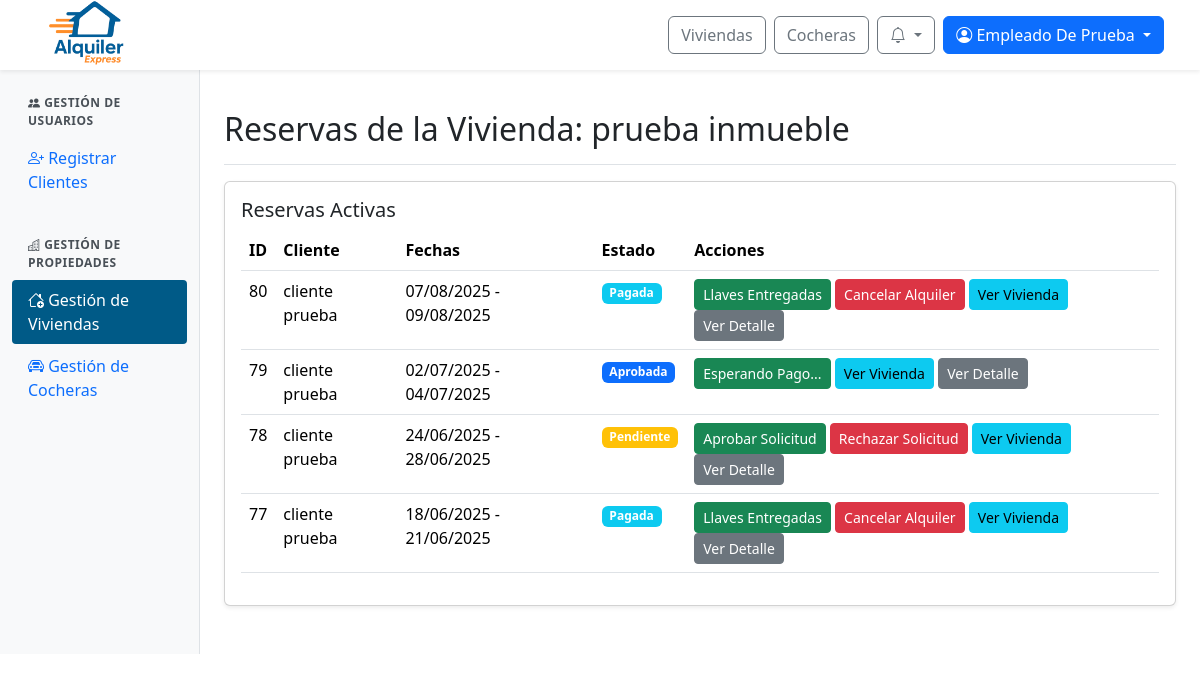
The app's page /panel/inmuebles/reservas/4/ (signed in), older data.
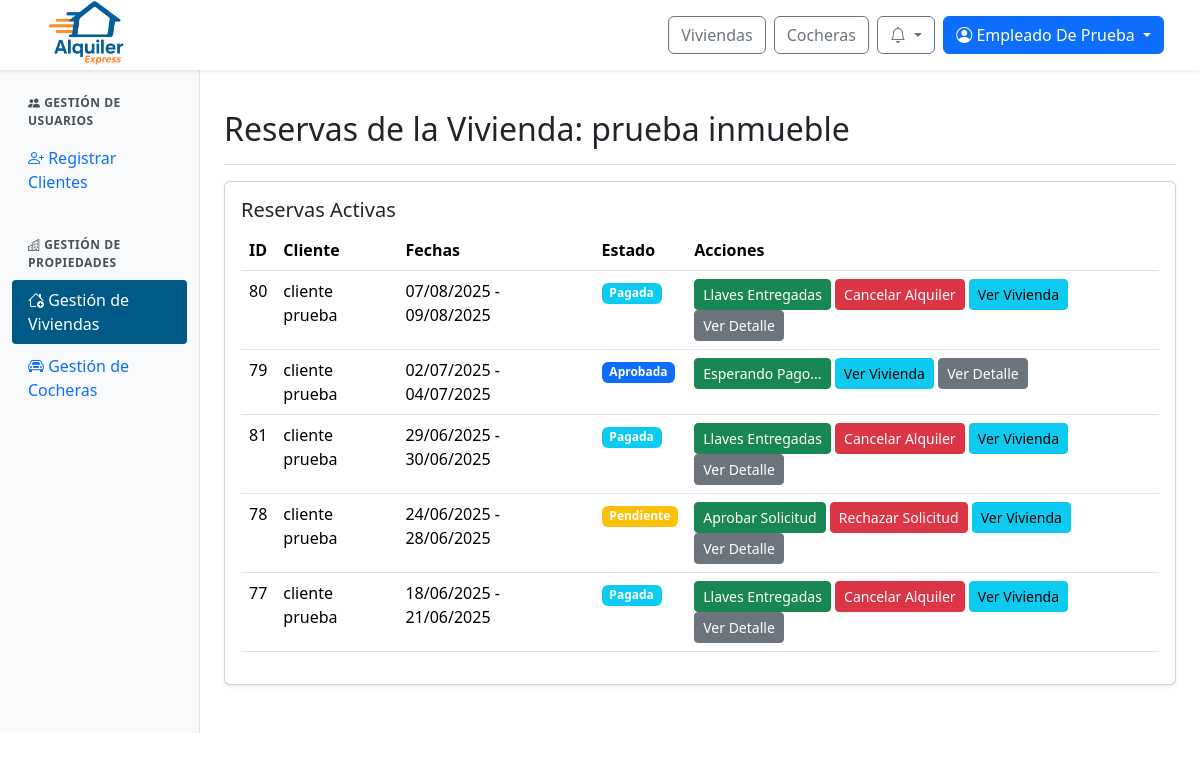
The same page, newer data.
### web/models.py (models this page shows, shortened)
class Inmueble(models.Model):
    id_inmueble = models.AutoField(primary_key=True)
    nombre = models.CharField(max_length=100, unique=True)
    direccion = models.TextField()
    provincia = models.ForeignKey(Provincia, on_delete=models.SET_NULL, null=True)
    ciudad = models.ForeignKey(Ciudad, on_delete=models.SET_NULL, null=True)
    descripcion = models.TextField()
    cantidad_banios = models.IntegerField()
    cantidad_ambientes = models.IntegerField()
    cantidad_camas = models.IntegerField()
    cantidad_huespedes = models.IntegerField()
    precio_por_dia = models.DecimalField(max_digits=10, decimal_places=2)
    politica_cancelacion = models.TextField()
    fecha_publicacion = models.DateField()
    cochera = models.ForeignKey(Cochera, null=True, blank=True, on_delete=models.SET_NULL)
    estado = models.ForeignKey(Estado, on_delete=models.SET_NULL, null=True)
    empleado = models.ForeignKey(Perfil, null=True, blank=True, on_delete=models.SET_NULL)
    minimo_dias_alquiler = models.PositiveIntegerField(default=1, verbose_name="Mínimo de días de alquiler")

class Reserva(models.Model):
    id_reserva = models.AutoField(primary_key=True)
    fecha_inicio = models.DateField()
    fecha_fin = models.DateField()
    precio_total = models.DecimalField(max_digits=10, decimal_places=2)
    estado = models.ForeignKey(Estado, on_delete=models.SET_NULL, null=True)  # Aquí está el estado FK
    inmueble = models.ForeignKey(Inmueble, null=True, blank=True, on_delete=models.SET_NULL)
    cochera = models.ForeignKey(Cochera, null=True, blank=True, on_delete=models.SET_NULL)
    descripcion = models.TextField()
    creada_en = models.DateTimeField(default=timezone.now)
    aprobada_en = models.DateTimeField(null=True, blank=True)
    cantidad_adultos = models.PositiveIntegerField(default=1, verbose_name="Cantidad de adultos")
    cantidad_ninos = models.PositiveIntegerField(default=0, verbose_name="Cantidad de niños")

class ClienteInmueble(models.Model):
    id_cliente_inmueble = models.AutoField(primary_key=True)
    cliente = models.ForeignKey(Perfil, on_delete=models.CASCADE)  # FK a Perfil, no Usuario
    inmueble = models.ForeignKey(Inmueble, null=True, blank=True, on_delete=models.SET_NULL)
    cochera = models.ForeignKey(Cochera, null=True, blank=True, on_delete=models.SET_NULL)
    reserva = models.ForeignKey(Reserva, on_delete=models.CASCADE)

class Perfil(models.Model):
    id_perfil = models.AutoField(primary_key=True)
    usuario = models.OneToOneField(User, on_delete=models.CASCADE)
    dni = models.CharField(max_length=20)
    fecha_nacimiento = models.DateField(null=True, blank=True)

class Estado(models.Model):
    id_estado = models.AutoField(primary_key=True)
    nombre = models.CharField(max_length=100)

### web/viewsAdminInmuebles.py (the view)
# urls.py: path('panel/inmuebles/reservas/<int:id_inmueble>/', viewsAdminInmuebles.admin_inmuebles_reservas, name='admin_inmuebles_reservas'),
@login_required
@user_passes_test(is_admin_or_empleado)
def admin_inmuebles_reservas(request, id_inmueble):
    inmueble = get_object_or_404(Inmueble, id_inmueble=id_inmueble)
    reservas = Reserva.objects.filter(
        inmueble=inmueble,
        estado__nombre__in=["Pendiente", "Aprobada", "Pagada", "Confirmada"]
    ).order_by('-fecha_inicio')
    return render(request, 'admin/admin_inmuebles_reservas.html', {
        'inmueble': inmueble,
        'reservas': reservas
    })

### web/context_processors.py (called while the page is built)
def notifications(request):
    if request.user.is_authenticated:
        try:
            return {
                'notificaciones': request.user.perfil.notificacion_set.order_by('-fecha_creacion')[:10],
                'notificaciones_no_leidas': request.user.perfil.notificacion_set.filter(leido=False).count()
            }
        except Exception:
            return {}
    return {}

def is_client_context(request):
    return {'is_client': is_client(request.user)}

### web/templatetags/user_groups.py (called while the page is built)
@register.filter(name='has_group')
def has_group(user, group_name):
    if not user.is_authenticated:
        return False
    return user.groups.filter(name=group_name).exists()

### web/utils.py (called while the page is built)
def is_admin_or_empleado(user):
    return user.is_authenticated and (user.is_staff or user.groups.filter(name="empleado").exists())

### web/views.py (called while the page is built)
def is_client(user):
    return user.is_authenticated and user.groups.filter(name="cliente").exists()

### web/templates/admin/admin_inmuebles_reservas.html (shortened to what this page needs)
{% extends 'admin/admin_base.html' %}
{% load static %}
{% block admin_content %}
<div class="d-flex justify-content-between flex-wrap flex-md-nowrap align-items-center pt-3 pb-2 mb-3 border-bottom">
  <h1 class="h2">Reservas de la Vivienda: {{ inmueble.nombre }}</h1>
</div>
<div class="card shadow-sm mb-4">
  <div class="card-body">
    <h5 class="card-title">Reservas Activas</h5>
    <div class="table-responsive">
      <table class="table table-hover">
        <thead>
          <tr>
            <th>ID</th>
            <th>Cliente</th>
            <th>Fechas</th>
            <th>Estado</th>
            <th>Acciones</th>
          </tr>
        </thead>
        <tbody>
          {% for reserva in reservas %}
          <tr>
            <td>{{ reserva.id_reserva }}</td>
            <td>
              {% with relacion=reserva.clienteinmueble_set.first %}
                {% if relacion and relacion.cliente %}
                  {{ relacion.cliente.usuario.get_full_name|default:relacion.cliente.usuario.username }}
                {% else %}
                  Cliente no disponible
                {% endif %}
              {% endwith %}
            </td>
            <td>{{ reserva.fecha_inicio|date:"d/m/Y" }} - {{ reserva.fecha_fin|date:"d/m/Y" }}</td>
            <td>
              <span class="badge
                {% if reserva.estado.nombre == 'Confirmada' %}bg-success
                {% elif reserva.estado.nombre == 'Cancelada' %}bg-danger
                {% elif reserva.estado.nombre == 'Rechazada' %}bg-secondary
                {% elif reserva.estado.nombre == 'Pagada' %}bg-info
                {% elif reserva.estado.nombre == 'Aprobada' %}bg-primary
                {% elif reserva.estado.nombre == 'Pendiente' %}bg-warning
                {% elif reserva.estado.nombre == 'Finalizada' %}bg-dark
                {% else %}bg-warning{% endif %}">
                {{ reserva.estado.nombre }}
              </span>
            </td>
            <td>
              {% if reserva.estado.nombre == 'Pendiente' %}
                <button class="btn btn-sm btn-success" onclick="cambiarEstado('{{ reserva.id_reserva }}', 'Aprobada')">Aprobar Solicitud</button>
                <button class="btn btn-sm btn-danger" onclick="cambiarEstado('{{ reserva.id_reserva }}', 'Rechazada')">Rechazar Solicitud</button>
              {% elif reserva.estado.nombre == 'Aprobada' %}
                <button class="btn btn-sm btn-success">Esperando Pago...</button>
              {% elif reserva.estado.nombre == 'Pagada' %}
                <button class="btn btn-sm btn-success" onclick="cambiarEstado('{{ reserva.id_reserva }}', 'Confirmada')">Llaves Entregadas</button>
                <button class="btn btn-sm btn-danger" onclick="cambiarEstado('{{ reserva.id_reserva }}', 'Cancelada')">Cancelar Alquiler</button>
              {% elif reserva.estado.nombre == 'Confirmada' %}
                <button class="btn btn-sm btn-success" onclick="cambiarEstado('{{ reserva.id_reserva }}', 'Finalizada')">Terminar Alquiler</button>
                <button class="btn btn-sm btn-danger" onclick="cambiarEstado('{{ reserva.id_reserva }}', 'Cancelada')">Cancelar Alquiler</button>
              {% endif %}
              <a href="{% url 'detalle_inmueble' inmueble.id_inmueble %}" class="btn btn-sm btn-info">Ver Vivienda</a>
              <a href="{% url 'ver_detalle_reserva' reserva.id_reserva %}" class="btn btn-sm btn-secondary">Ver Detalle</a>
            </td>
          </tr>
          {% empty %}
          <tr>
            <td colspan="5" class="text-center">No hay reservas activas</td>
          </tr>
          {% endfor %}
        </tbody>
      </table>
    </div>
  </div>
</div>
{% endblock %}

### web/templates/admin/admin_base.html (shortened to what this page needs)
{% extends 'base/base.html' %}
{% load static %}
{% load user_groups %}
{% block extra_css %}
<link href="https://cdn.jsdelivr.net/npm/bootstrap-icons/font/bootstrap-icons.css" rel="stylesheet">
<link rel="stylesheet" href="{% static 'css/admin.css' %}">
{% endblock %}
{% block content %}
<div class="container-fluid" style="margin-top: 70px;">
  <div class="row">
    <nav class="col-md-3 col-lg-2 d-md-block sidebar">
      <div class="position-sticky pt-3">
        {% if user.is_staff or user|has_group:"empleado" %}
        <div class="sidebar-section">
          <div class="sidebar-section-title">
            <i class="bi bi-people-fill"></i> Gestión de Usuarios
          </div>
          <ul class="nav flex-column">
            <li class="nav-item">
              <a class="nav-link {% if request.resolver_match.url_name == 'admin_alta_cliente' %}active{% endif %}"
                  href="{% url 'admin_alta_cliente' %}">
                <i class="bi bi-person-plus"></i> Registrar Clientes
              </a>
            </li>
          </ul>
        </div>
        {% endif %}
        {% if user.is_staff or user|has_group:"empleado" %}
        <div class="sidebar-section">
          <div class="sidebar-section-title">
            <i class="bi bi-buildings"></i> Gestión de Propiedades
          </div>
          <ul class="nav flex-column">
            <li class="nav-item">
              <a class="nav-link {% if request.resolver_match.url_name == 'admin_inmuebles' or request.resolver_match.url_name == 'admin_inmuebles_alta' or 'admin_inmuebles_' in request.resolver_match.url_name %}active{% endif %}"
                href="{% url 'admin_inmuebles' %}">
                <i class="bi bi-house-add"></i> Gestión de Viviendas
              </a>
            </li>
            <li class="nav-item">
              <a class="nav-link {% if request.resolver_match.url_name == 'admin_cocheras' or request.resolver_match.url_name == 'admin_cocheras_alta' or 'admin_cocheras_' in request.resolver_match.url_name %}active{% endif %}"
                href="{% url 'admin_cocheras' %}">
                <i class="bi bi-car-front"></i> Gestión de Cocheras
              </a>
            </li>
          </ul>
        </div>
        {% endif %}
      </div>
    </nav>
    <main id="contenido-principal" class="col-md-9 ms-sm-auto col-lg-10 px-md-4 py-4">
      {% block admin_content %}{% endblock %}
    </main>
  </div>
</div>
{% endblock %}

### web/templates/base/base.html (shortened to what this page needs)
{% load static %}
{% load user_groups %}
<!DOCTYPE html>
<html lang="es">
<head>
  <link rel="stylesheet" href="{% static 'css/normalize' %}">
  <link href="https://cdn.jsdelivr.net/npm/bootstrap@5.3.3/dist/css/bootstrap.min.css" rel="stylesheet">
  <link href="https://cdn.jsdelivr.net/npm/bootstrap-icons@1.10.5/font/bootstrap-icons.css" rel="stylesheet">
  <link rel="stylesheet" href="https://cdn.jsdelivr.net/npm/sweetalert2@11/dist/sweetalert2.min.css">
  <link rel="stylesheet" href="{% static 'css/global.css' %}">
  <link rel="stylesheet" href="{% static 'css/notification.css' %}">
  {% block extra_css %}{% endblock %}
</head>
<body>
  <nav class="navbar navbar-expand-lg navbar-light bg-white fixed-top shadow-sm px-4">
    <div class="navbar__container container-fluid d-flex align-items-center justify-content-between">
      <div class="d-flex align-items-center me-3">
        <a href="{% url 'index' %}">
          <img src="{% static 'img/logo-alquiler-express-3.png' %}" alt="Logo Alquiler Express" class="navbar__icon">
        </a>
      </div>
      <div class="navbar__buttons d-flex align-items-center ms-3">
        <a href="{% url 'buscar_inmuebles' %}" class="btn btn-outline-secondary me-2">Viviendas</a>
        <a href="{% url 'buscar_cocheras' %}" class="btn btn-outline-secondary me-2">Cocheras</a>
        {% if user.is_authenticated %}
          <div class="dropdown me-2">
            <button class="btn btn-outline-secondary position-relative dropdown-toggle"
                    type="button"
                    id="notificacionesDropdown"
                    data-bs-toggle="dropdown"
                    aria-expanded="false"
                    onclick="marcarTodasLeidas('{% url 'marcar_todas_leidas' %}', '{{ csrf_token }}')">
              <i class="bi bi-bell"></i>
            </button>
          </div>
          <div class="dropdown">
            <button class="btn btn-primary dropdown-toggle" type="button" id="userOptionsDropdown" data-bs-toggle="dropdown" aria-expanded="false">
              <i class="bi bi-person-circle"></i> {{ user.first_name|default:user.username }}
            </button>
          </div>
        {% else %}
          <a href="{% url 'login' %}" class="btn btn-outline-secondary me-2">Iniciar sesión</a>
          <a href="{% url 'register' %}" class="btn btn-primary">Registrarse</a>
        {% endif %}
      </div>
    </div>
  </nav>
  {% block content %}{% endblock content %}
</body>
</html>

### web/static/css/global.css (style rules this page uses)
:root { --color-azul-alquiler: #005A87; --color-azul-hover: #004466; --color-azul-active: #003347; --color-azul-focus-shadow: rgba(0, 90, 135, 0.25); --color-naranja-alquiler: #F26A1B; --color-naranja-hover: #d85b17; --color-naranja-active: #b84e14; --color-naranja-focus-shadow: rgba(242, 106, 27, 0.25); }
.navbar { height: 70px; }
.navbar__container { height: 70px; }
.navbar__icon { height: 72px; }

### web/static/css/admin.css (style rules this page uses)
:root { --color-azul-alquiler: #005A87; --color-naranja-alquiler: #F26A1B; --color-azul-hover: #004466; --color-naranja-hover: #d85b17; }
.sidebar-section { margin-bottom: 1.5rem; }
.sidebar-section-title { padding: 0.5rem 1rem; font-weight: 600; color: #495057; text-transform: uppercase; font-size: 0.75rem; letter-spacing: 0.5px; }
.nav-link { padding: 0.5rem 1rem; border-radius: 4px; margin-bottom: 2px; }
.nav-link.active { background-color: #005A87; color: white !important; }
.sidebar { background-color: #f8f9fa; border-right: 1px solid #dee2e6; }

Row changes from the older to the newer data that the page shows:
added Reserva: id_reserva "81", clienteinmueble_set.first.cliente.usuario.get_full_name "cliente prueba", fecha_inicio "29/06/2025", fecha_fin "30/06/2025", estado.nombre "Pagada"
